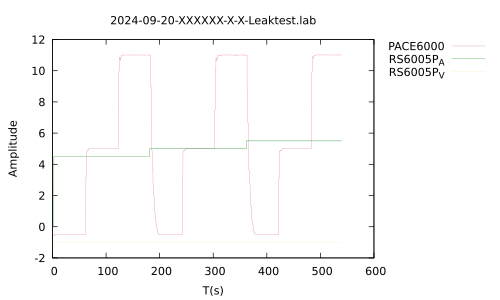

Reproduce this figure in gnuplot.
set terminal pdf
set encoding utf8
set output "2024-09-20-XXXXXX-X-X-Leaktest.pdf"
set encoding utf8
#set xrange [0.0:600.0]
#set yrange [0.0:20.0]
set key outside
set style line 1 linecolor rgb '#DB7093' linewidth 0.1
set style line 2 linecolor rgb '#008000' linewidth 0.1
set style line 3 linecolor rgb '#FFE4B5' linewidth 0.1
set title "2024-09-20-XXXXXX-X-X-Leaktest.lab"
set xlabel "T(s)"
set ylabel "Amplitude"
plot "2024-09-20-XXXXXX-X-X-Leaktest.lab" every ::1 using 1:2 w l linestyle 1 title "PACE6000", "2024-09-20-XXXXXX-X-X-Leaktest.lab" using 1:3 w l linestyle 2 title "RS6005P_A", "2024-09-20-XXXXXX-X-X-Leaktest.lab" using 1:4 w l linestyle 3 title "RS6005P_V"
